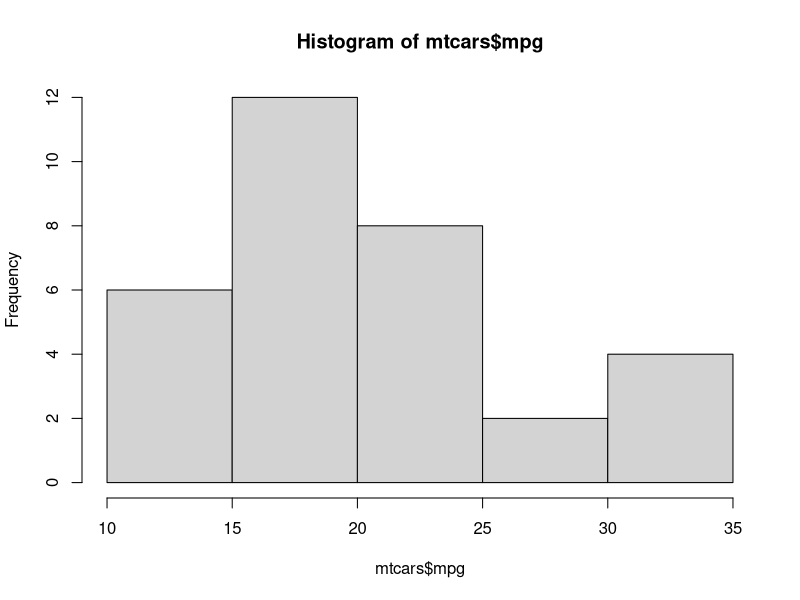
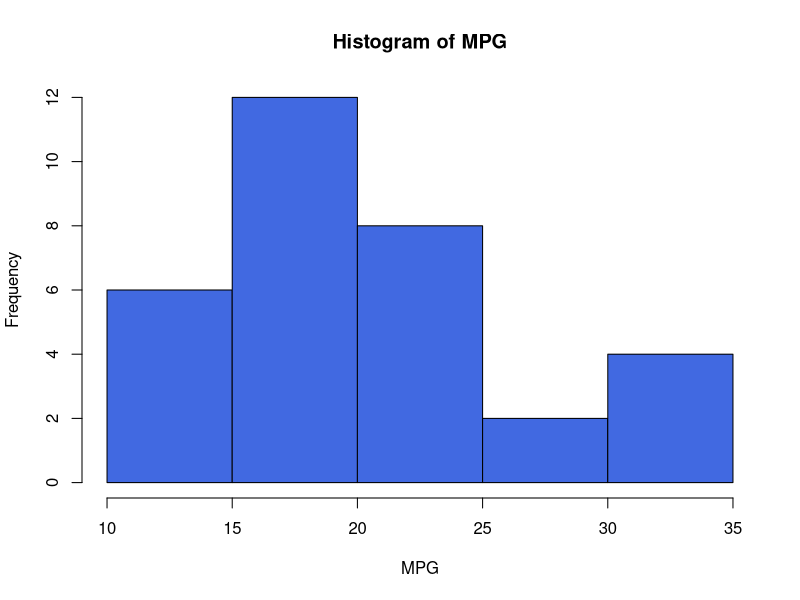
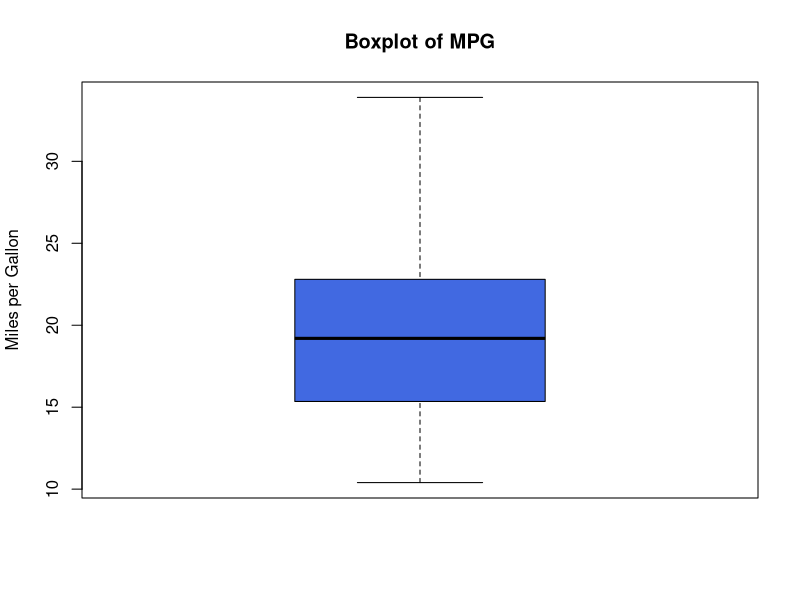
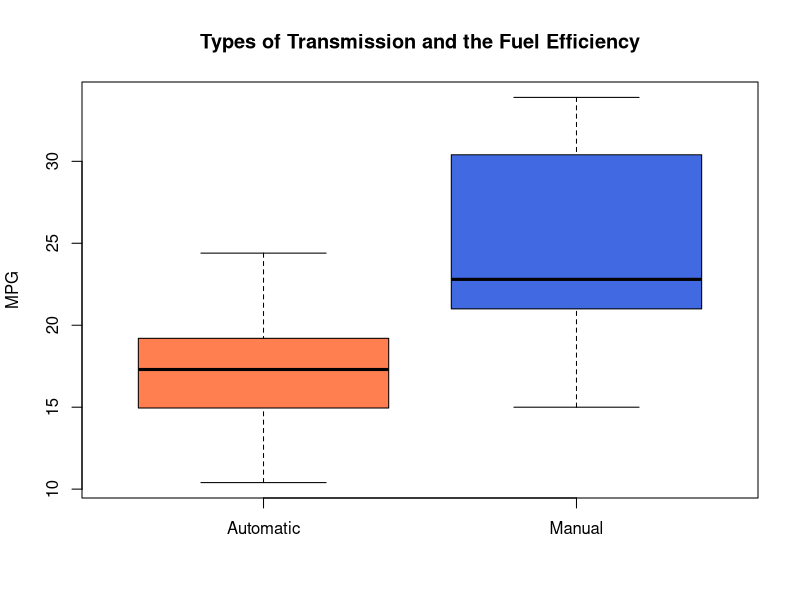
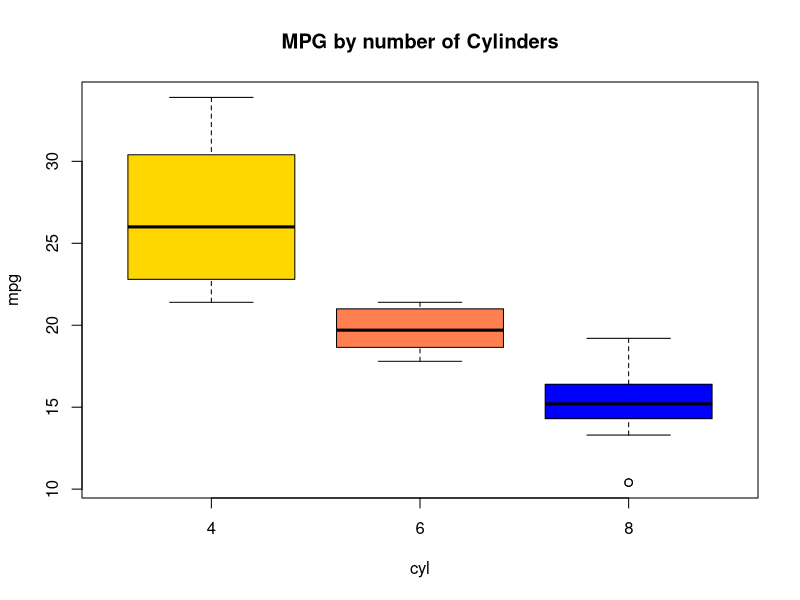
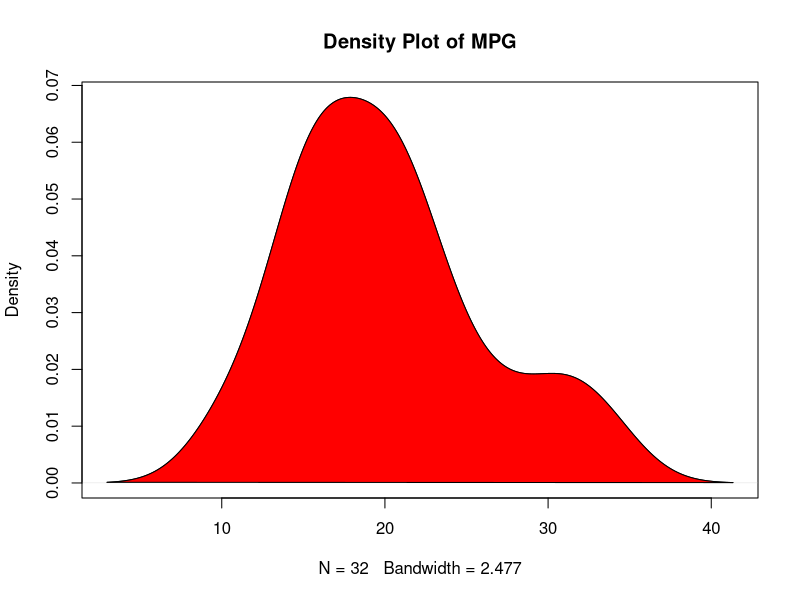
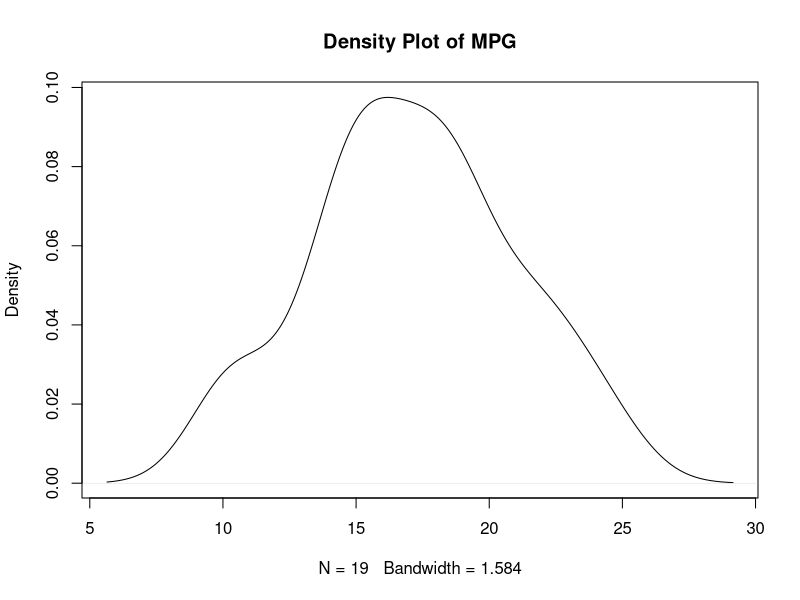
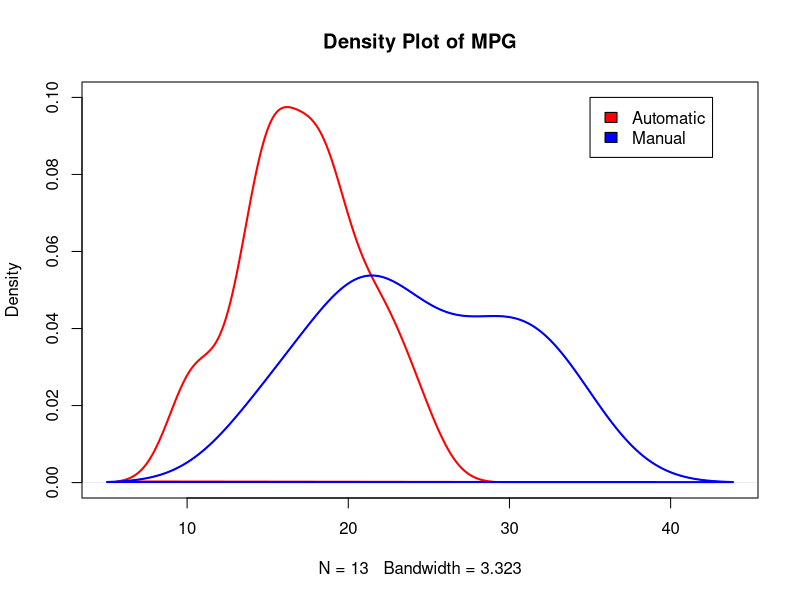

R code for these plots, in order:
## ---- chunk 1

library(datasets)
library(tidyverse)

# Dataset Load
data("mtcars")

## ---- chunk 2

# Histogram of miles per gallon
hist(mtcars$mpg)

## ---- chunk 3

#Custom histogram
hist(mtcars$mpg, col= 'royalblue',
     main='Histogram of MPG', xlab = 'MPG',
     breaks= 'FD')

## ---- chunk 4

# Plot Boxplot of MPG
boxplot(mtcars$mpg, col='royalblue',
        main= 'Boxplot of MPG',
        ylab= 'Miles per Gallon')

## ---- chunk 5

# boxplot AM vs MPG
boxplot(mtcars$mpg[mtcars$am == 0],
        mtcars$mpg[mtcars$am == 1],
        col= c('coral', 'royalblue'),
        names= c('Automatic', 'Manual'),
        ylab= 'MPG',
        main= 'Types of Transmission and the Fuel Efficiency'
        )

## ---- chunk 6

# Boxplot with formula notation
boxplot(mpg ~ cyl, data= mtcars,
        col= c('gold', 'coral', 'blue'),
        main= 'MPG by number of Cylinders')

## ---- chunk 7

# Density calculation
dp <- density(mtcars$mpg)

# Plot
plot(dp, main= 'Density Plot of MPG')

# Fill shape
polygon(dp, col="red")

## ---- chunk 8

# Density calculation
dp0 <- density(mtcars$mpg[mtcars$am == 0])
dp1 <- density(mtcars$mpg[mtcars$am == 1])

# Plot
plot(dp0, main= 'Density Plot of MPG')
plot(dp1, main= 'Density Plot of MPG', ylim= c(0,0.1) )
# Legend
legend(x=35, y=0.1 , c('Automatic', 'Manual'), fill= c('red', 'blue'))

# Fill shape
polygon(dp0, border='red', lwd=2)
polygon(dp1, border='blue', lwd=2)

## ---- chunk 9

# Basic scatterplot
plot(x=mtcars$hp, y=mtcars$mpg, 
     main= 'Scatterplot HP vs. MPG',
     xlab= 'HP', ylab= 'MPG',
     col='royalblue', pch=16)

## ---- chunk 10

# MPG vs Weight
plot(x=mtcars$wt, y=mtcars$mpg, 
     main= 'Scatterplot Weight vs. MPG', cex= 2,
     xlab= 'HP', ylab= 'MPG',
     col='royalblue', pch=16)

## ---- chunk 11
# Column Plot: How many cars by cylinder
cyl_counts <- table(mtcars$cyl)
barplot(cyl_counts, col='royalblue',
        main='Number of Cars by Cylinder')

## ---- chunk 12
# Bar Plot
v_eng <- table(mtcars$vs)
barplot(v_eng, main='Cars with V-Engine vs Straight',
        horiz=TRUE, col='royalblue',
        names= c('V-Shaped', 'Straight'))


## ---- chunk 13

# Load dataset
data("AirPassengers")

# Plot line
plot(AirPassengers, col= 'skyblue',
     lwd=3, main= 'Evolution of the Number of Air Passengers from 1949-1960')

## ---- chunk 14

# Random X and Y
x <- 1:12
y <- rnorm(12)+2
y2 <- rnorm(12)+3
y3 <- rnorm(12)+4
# Line Plot
plot(x,y, col='royalblue', type= 'l', lwd=3, ylim=c(0,6))
# Add second line
lines(x,y2, col='coral', type= 'b', lwd=3)
# Add third line
lines(x,y3, col='darkgreen', type= 'l', lwd=3, lty = 2)
#Add legend
legend(x=11, y=6, c('y', 'y2', 'y3'), fill=c('royalblue','coral', 'darkgreen'))

## ---- chunk 15

# Scatterplot 3 variables
plot(mtcars$hp, mtcars$mpg, 
     col=mtcars$cyl, cex=mtcars$cyl/3, lwd=2,
     xlab='HP', ylab='MPG',
     main= 'MPG versus HP and Cylinder')
#Add legend
legend(260, 32, sort(unique(mtcars$cyl)), 
       col=sort(unique(mtcars$cyl)),
       cex = sort(unique(mtcars$cyl)/6), 
       pch=1, horiz = T, yjust = 0.5)

## ---- chunk 16

# Stacked Bar Plot with Colors and Legend
counts <- table(mtcars$vs, mtcars$cyl)
barplot(counts,  xlab="Cylinders", col=c("royalblue","coral"),
        legend.text = c('V', 'Line'),
        args.legend = list(x='top', horiz=T),
        main='Cars by Cylinder and Engine/ Transmission',
        sub= list('Engines with 8 cylinders tend to be constructed in V shape with automatic transmission', col='darkgray'))
lines(factor(c(4,6,8)), table(mtcars$am, mtcars$cyl)[1,], type='b', col='green', lw=3)
lines(factor(c(4,6,8)), table(mtcars$am, mtcars$cyl)[2,], type='b', col='yellow', lw=3)
legend(1.3,12, horiz = T, c('Auto', 'Manual'), fill=c('green', 'yellow'))



